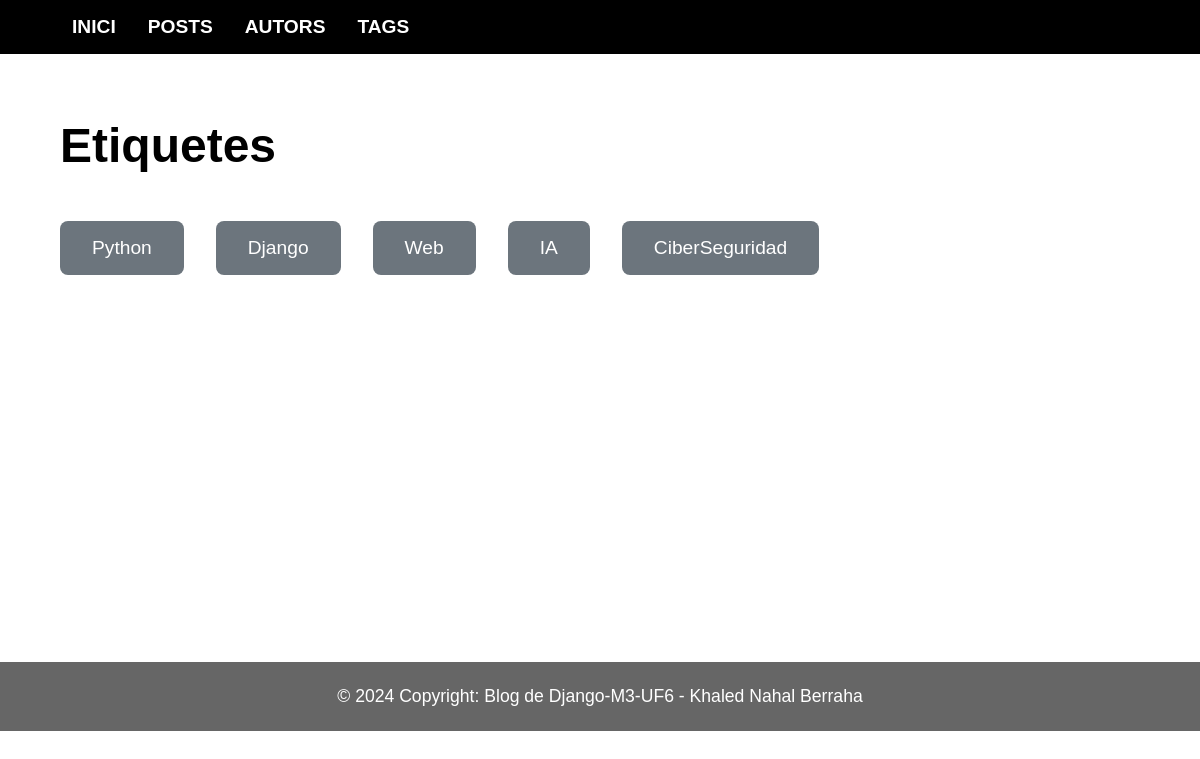
The app's page /tags with its own data.
### blog/models.py (models this page shows, shortened)
class Tag(models.Model):
    caption = models.CharField(max_length=20)

### blog/views.py (the view)
# urls.py: path('tags', views.tags, name='tags-page'),
def tags(request):
    all_tags = Tag.objects.all()
    return render(request, "blog/tags.html", {
        "tags": all_tags
    })

### blog/templates/blog/tags.html (shortened to what this page needs)
{% extends "blog/base.html" %}
{% block content %}
<section id="tags-page">
    <h1>Etiquetes</h1>
    <div class="tags-container">
        {% for tag in tags %}
            <a
                href="{% url 'tag-posts-page' tag.caption %}"
                class="tag"
            >
                {{ tag.caption }}
            </a>
        {% endfor %}
    </div>
</section>
{% endblock %}

### blog/static/blog/css/style.css (style rules this page uses)
body { font-family: Arial; margin: 0; }
#tags-page { width: 90%; margin: 4rem auto; min-height: 60vh; }
#tags-page h1 { font-size: 3rem; margin-bottom: 3rem; }
.tags-container { display: flex; flex-wrap: wrap; gap: 2rem; }
.tag { background: #6c757d; color: white; padding: 1rem 2rem; border-radius: 8px; text-decoration: none; font-size: 1.2rem; transition: 0.3s; }

### records on screen
Tag: caption "Python"
Tag: caption "Django"
Tag: caption "Web"
Tag: caption "IA"
Tag: caption "CiberSeguridad"
